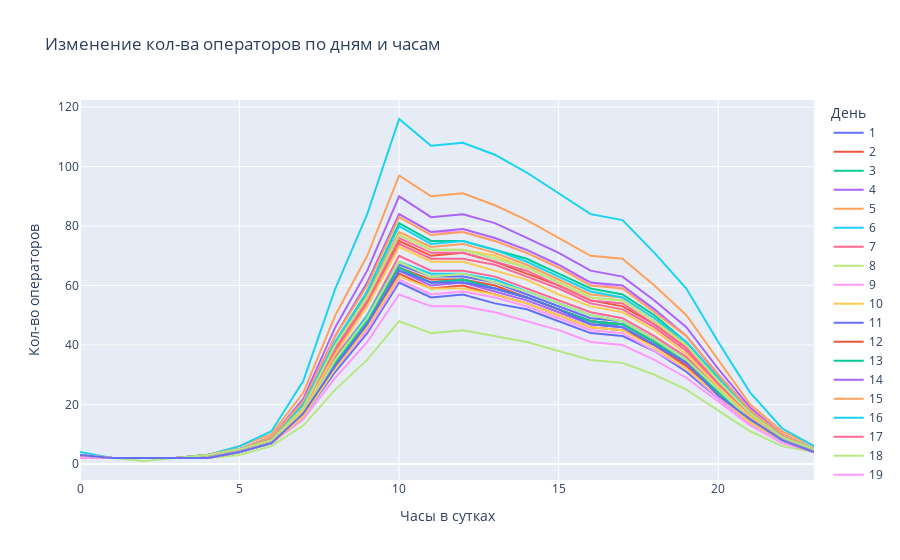

Notebook code cell kept with this figure:
### Code cell
# Визуализируем датафрейм (визуализация интерактивная)
df_oprtrs.plot(title = "Изменение кол-ва операторов по дням и часам",labels={"variable": "День", "value": "Кол-во операторов"
                                                                            , "index": "Часы в сутках"} )

### Figure 1 — Plotly figure (JSON) as saved in the notebook; plotly's stock layout.template omitted (floating-point values rounded to 4 significant figures)
{"data": [{"hovertemplate": "День=1<br>Часы в сутках=%{x}<br>Кол-во операторов=%{y}<extra></extra>", "legendgroup": "1", "line": {"color": "#636efa", "dash": "solid"}, "mode": "lines", "name": "1", "orientation": "v", "showlegend": true, "type": "scatter", "x": [0, 1, 2, 3, 4, 5, 6, 7, 8, 9, 10, 11, 12, 13, 14, 15, 16, 17, 18, 19, 20, 21, 22, 23], "xaxis": "x", "y": [3, 2, 2, 2, 2, 4, 7, 17, 35, 49, 67, 63, 63, 61, 57, 53, 49, 48, 42, 35, 24, 15, 8, 4], "yaxis": "y"}, {"hovertemplate": "День=2<br>Часы в сутках=%{x}<br>Кол-во операторов=%{y}<extra></extra>", "legendgroup": "2", "line": {"color": "#EF553B", "dash": "solid"}, "mode": "lines", "name": "2", "orientation": "v", "showlegend": true, "type": "scatter", "x": [0, 1, 2, 3, 4, 5, 6, 7, 8, 9, 10, 11, 12, 13, 14, 15, 16, 17, 18, 19, 20, 21, 22, 23], "xaxis": "x", "y": [3, 2, 2, 2, 3, 5, 8, 19, 39, 55, 75, 70, 71, 68, 64, 60, 55, 53, 47, 39, 27, 16, 9, 5], "yaxis": "y"}, {"hovertemplate": "День=3<br>Часы в сутках=%{x}<br>Кол-во операторов=%{y}<extra></extra>", "legendgroup": "3", "line": {"color": "#00cc96", "dash": "solid"}, "mode": "lines", "name": "3", "orientation": "v", "showlegend": true, "type": "scatter", "x": [0, 1, 2, 3, 4, 5, 6, 7, 8, 9, 10, 11, 12, 13, 14, 15, 16, 17, 18, 19, 20, 21, 22, 23], "xaxis": "x", "y": [3, 2, 2, 2, 2, 4, 7, 17, 34, 47, 65, 61, 61, 59, 56, 52, 48, 46, 40, 34, 24, 15, 8, 4], "yaxis": "y"}, {"hovertemplate": "День=4<br>Часы в сутках=%{x}<br>Кол-во операторов=%{y}<extra></extra>", "legendgroup": "4", "line": {"color": "#ab63fa", "dash": "solid"}, "mode": "lines", "name": "4", "orientation": "v", "showlegend": true, "type": "scatter", "x": [0, 1, 2, 3, 4, 5, 6, 7, 8, 9, 10, 11, 12, 13, 14, 15, 16, 17, 18, 19, 20, 21, 22, 23], "xaxis": "x", "y": [3, 2, 2, 2, 3, 5, 9, 22, 46, 65, 90, 83, 84, 81, 76, 71, 65, 63, 55, 46, 32, 19, 10, 5], "yaxis": "y"}, {"hovertemplate": "День=5<br>Часы в сутках=%{x}<br>Кол-во операторов=%{y}<extra></extra>", "legendgroup": "5", "line": {"color": "#FFA15A", "dash": "solid"}, "mode": "lines", "name": "5", "orientation": "v", "showlegend": true, "type": "scatter", "x": [0, 1, 2, 3, 4, 5, 6, 7, 8, 9, 10, 11, 12, 13, 14, 15, 16, 17, 18, 19, 20, 21, 22, 23], "xaxis": "x", "y": [3, 2, 2, 2, 3, 6, 10, 24, 50, 70, 97, 90, 91, 87, 82, 76, 70, 69, 60, 50, 35, 20, 11, 6], "yaxis": "y"}, {"hovertemplate": "День=6<br>Часы в сутках=%{x}<br>Кол-во операторов=%{y}<extra></extra>", "legendgroup": "6", "line": {"color": "#19d3f3", "dash": "solid"}, "mode": "lines", "name": "6", "orientation": "v", "showlegend": true, "type": "scatter", "x": [0, 1, 2, 3, 4, 5, 6, 7, 8, 9, 10, 11, 12, 13, 14, 15, 16, 17, 18, 19, 20, 21, 22, 23], "xaxis": "x", "y": [4, 2, 2, 2, 3, 6, 11, 28, 59, 84, 116, 107, 108, 104, 98, 91, 84, 82, 71, 59, 41, 24, 12, 6], "yaxis": "y"}, {"hovertemplate": "День=7<br>Часы в сутках=%{x}<br>Кол-во операторов=%{y}<extra></extra>", "legendgroup": "7", "line": {"color": "#FF6692", "dash": "solid"}, "mode": "lines", "name": "7", "orientation": "v", "showlegend": true, "type": "scatter", "x": [0, 1, 2, 3, 4, 5, 6, 7, 8, 9, 10, 11, 12, 13, 14, 15, 16, 17, 18, 19, 20, 21, 22, 23], "xaxis": "x", "y": [3, 2, 2, 2, 2, 4, 8, 18, 36, 50, 70, 65, 65, 63, 59, 55, 51, 49, 43, 36, 25, 15, 8, 5], "yaxis": "y"}, {"hovertemplate": "День=8<br>Часы в сутках=%{x}<br>Кол-во операторов=%{y}<extra></extra>", "legendgroup": "8", "line": {"color": "#B6E880", "dash": "solid"}, "mode": "lines", "name": "8", "orientation": "v", "showlegend": true, "type": "scatter", "x": [0, 1, 2, 3, 4, 5, 6, 7, 8, 9, 10, 11, 12, 13, 14, 15, 16, 17, 18, 19, 20, 21, 22, 23], "xaxis": "x", "y": [2, 2, 1, 2, 2, 3, 6, 13, 25, 35, 48, 44, 45, 43, 41, 38, 35, 34, 30, 25, 18, 11, 6, 4], "yaxis": "y"}, {"hovertemplate": "День=9<br>Часы в сутках=%{x}<br>Кол-во операторов=%{y}<extra></extra>", "legendgroup": "9", "line": {"color": "#FF97FF", "dash": "solid"}, "mode": "lines", "name": "9", "orientation": "v", "showlegend": true, "type": "scatter", "x": [0, 1, 2, 3, 4, 5, 6, 7, 8, 9, 10, 11, 12, 13, 14, 15, 16, 17, 18, 19, 20, 21, 22, 23], "xaxis": "x", "y": [2, 2, 2, 2, 2, 4, 7, 15, 29, 41, 57, 53, 53, 51, 48, 45, 41, 40, 35, 29, 21, 13, 7, 4], "yaxis": "y"}, {"hovertemplate": "День=10<br>Часы в сутках=%{x}<br>Кол-во операторов=%{y}<extra></extra>", "legendgroup": "10", "line": {"color": "#FECB52", "dash": "solid"}, "mode": "lines", "name": "10", "orientation": "v", "showlegend": true, "type": "scatter", "x": [0, 1, 2, 3, 4, 5, 6, 7, 8, 9, 10, 11, 12, 13, 14, 15, 16, 17, 18, 19, 20, 21, 22, 23], "xaxis": "x", "y": [3, 2, 2, 2, 3, 5, 8, 19, 40, 56, 77, 72, 72, 70, 66, 61, 56, 55, 48, 40, 28, 17, 9, 5], "yaxis": "y"}, {"hovertemplate": "День=11<br>Часы в сутках=%{x}<br>Кол-во операторов=%{y}<extra></extra>", "legendgroup": "11", "line": {"color": "#636efa", "dash": "solid"}, "mode": "lines", "name": "11", "orientation": "v", "showlegend": true, "type": "scatter", "x": [0, 1, 2, 3, 4, 5, 6, 7, 8, 9, 10, 11, 12, 13, 14, 15, 16, 17, 18, 19, 20, 21, 22, 23], "xaxis": "x", "y": [3, 2, 2, 2, 2, 4, 7, 17, 34, 48, 66, 61, 62, 59, 56, 52, 48, 47, 41, 34, 24, 15, 8, 4], "yaxis": "y"}, {"hovertemplate": "День=12<br>Часы в сутках=%{x}<br>Кол-во операторов=%{y}<extra></extra>", "legendgroup": "12", "line": {"color": "#EF553B", "dash": "solid"}, "mode": "lines", "name": "12", "orientation": "v", "showlegend": true, "type": "scatter", "x": [0, 1, 2, 3, 4, 5, 6, 7, 8, 9, 10, 11, 12, 13, 14, 15, 16, 17, 18, 19, 20, 21, 22, 23], "xaxis": "x", "y": [3, 2, 2, 2, 2, 4, 7, 17, 34, 48, 66, 62, 62, 60, 56, 52, 48, 47, 41, 34, 24, 15, 8, 4], "yaxis": "y"}, {"hovertemplate": "День=13<br>Часы в сутках=%{x}<br>Кол-во операторов=%{y}<extra></extra>", "legendgroup": "13", "line": {"color": "#00cc96", "dash": "solid"}, "mode": "lines", "name": "13", "orientation": "v", "showlegend": true, "type": "scatter", "x": [0, 1, 2, 3, 4, 5, 6, 7, 8, 9, 10, 11, 12, 13, 14, 15, 16, 17, 18, 19, 20, 21, 22, 23], "xaxis": "x", "y": [3, 2, 2, 2, 2, 4, 7, 17, 34, 48, 66, 61, 62, 59, 56, 52, 48, 47, 41, 34, 24, 15, 8, 4], "yaxis": "y"}, {"hovertemplate": "День=14<br>Часы в сутках=%{x}<br>Кол-во операторов=%{y}<extra></extra>", "legendgroup": "14", "line": {"color": "#ab63fa", "dash": "solid"}, "mode": "lines", "name": "14", "orientation": "v", "showlegend": true, "type": "scatter", "x": [0, 1, 2, 3, 4, 5, 6, 7, 8, 9, 10, 11, 12, 13, 14, 15, 16, 17, 18, 19, 20, 21, 22, 23], "xaxis": "x", "y": [3, 2, 2, 2, 2, 4, 7, 17, 33, 47, 65, 60, 61, 58, 55, 51, 47, 46, 40, 33, 23, 14, 8, 4], "yaxis": "y"}, {"hovertemplate": "День=15<br>Часы в сутках=%{x}<br>Кол-во операторов=%{y}<extra></extra>", "legendgroup": "15", "line": {"color": "#FFA15A", "dash": "solid"}, "mode": "lines", "name": "15", "orientation": "v", "showlegend": true, "type": "scatter", "x": [0, 1, 2, 3, 4, 5, 6, 7, 8, 9, 10, 11, 12, 13, 14, 15, 16, 17, 18, 19, 20, 21, 22, 23], "xaxis": "x", "y": [3, 2, 2, 2, 3, 5, 8, 19, 40, 57, 78, 73, 74, 71, 67, 62, 57, 56, 49, 40, 28, 17, 9, 5], "yaxis": "y"}, {"hovertemplate": "День=16<br>Часы в сутках=%{x}<br>Кол-во операторов=%{y}<extra></extra>", "legendgroup": "16", "line": {"color": "#19d3f3", "dash": "solid"}, "mode": "lines", "name": "16", "orientation": "v", "showlegend": true, "type": "scatter", "x": [0, 1, 2, 3, 4, 5, 6, 7, 8, 9, 10, 11, 12, 13, 14, 15, 16, 17, 18, 19, 20, 21, 22, 23], "xaxis": "x", "y": [3, 2, 2, 2, 2, 4, 8, 17, 35, 50, 68, 64, 64, 62, 58, 54, 50, 48, 42, 35, 25, 15, 8, 5], "yaxis": "y"}, {"hovertemplate": "День=17<br>Часы в сутках=%{x}<br>Кол-во операторов=%{y}<extra></extra>", "legendgroup": "17", "line": {"color": "#FF6692", "dash": "solid"}, "mode": "lines", "name": "17", "orientation": "v", "showlegend": true, "type": "scatter", "x": [0, 1, 2, 3, 4, 5, 6, 7, 8, 9, 10, 11, 12, 13, 14, 15, 16, 17, 18, 19, 20, 21, 22, 23], "xaxis": "x", "y": [3, 2, 2, 2, 3, 5, 8, 19, 38, 54, 74, 69, 69, 67, 63, 59, 54, 52, 46, 38, 27, 16, 9, 5], "yaxis": "y"}, {"hovertemplate": "День=18<br>Часы в сутках=%{x}<br>Кол-во операторов=%{y}<extra></extra>", "legendgroup": "18", "line": {"color": "#B6E880", "dash": "solid"}, "mode": "lines", "name": "18", "orientation": "v", "showlegend": true, "type": "scatter", "x": [0, 1, 2, 3, 4, 5, 6, 7, 8, 9, 10, 11, 12, 13, 14, 15, 16, 17, 18, 19, 20, 21, 22, 23], "xaxis": "x", "y": [3, 2, 2, 2, 2, 4, 8, 17, 35, 49, 68, 63, 64, 61, 58, 54, 50, 48, 42, 35, 25, 15, 8, 5], "yaxis": "y"}, {"hovertemplate": "День=19<br>Часы в сутках=%{x}<br>Кол-во операторов=%{y}<extra></extra>", "legendgroup": "19", "line": {"color": "#FF97FF", "dash": "solid"}, "mode": "lines", "name": "19", "orientation": "v", "showlegend": true, "type": "scatter", "x": [0, 1, 2, 3, 4, 5, 6, 7, 8, 9, 10, 11, 12, 13, 14, 15, 16, 17, 18, 19, 20, 21, 22, 23], "xaxis": "x", "y": [3, 2, 2, 2, 3, 5, 9, 21, 43, 61, 84, 78, 78, 75, 71, 66, 61, 59, 52, 43, 30, 18, 10, 5], "yaxis": "y"}, {"hovertemplate": "День=20<br>Часы в сутках=%{x}<br>Кол-во операторов=%{y}<extra></extra>", "legendgroup": "20", "line": {"color": "#FECB52", "dash": "solid"}, "mode": "lines", "name": "20", "orientation": "v", "showlegend": true, "type": "scatter", "x": [0, 1, 2, 3, 4, 5, 6, 7, 8, 9, 10, 11, 12, 13, 14, 15, 16, 17, 18, 19, 20, 21, 22, 23], "xaxis": "x", "y": [3, 2, 2, 2, 3, 5, 8, 18, 37, 53, 73, 68, 68, 65, 62, 57, 53, 51, 45, 37, 26, 16, 9, 5], "yaxis": "y"}, {"hovertemplate": "День=21<br>Часы в сутках=%{x}<br>Кол-во операторов=%{y}<extra></extra>", "legendgroup": "21", "line": {"color": "#636efa", "dash": "solid"}, "mode": "lines", "name": "21", "orientation": "v", "showlegend": true, "type": "scatter", "x": [0, 1, 2, 3, 4, 5, 6, 7, 8, 9, 10, 11, 12, 13, 14, 15, 16, 17, 18, 19, 20, 21, 22, 23], "xaxis": "x", "y": [3, 2, 2, 2, 2, 4, 7, 16, 31, 44, 61, 56, 57, 54, 52, 48, 44, 43, 38, 31, 22, 14, 8, 4], "yaxis": "y"}, {"hovertemplate": "День=22<br>Часы в сутках=%{x}<br>Кол-во операторов=%{y}<extra></extra>", "legendgroup": "22", "line": {"color": "#EF553B", "dash": "solid"}, "mode": "lines", "name": "22", "orientation": "v", "showlegend": true, "type": "scatter", "x": [0, 1, 2, 3, 4, 5, 6, 7, 8, 9, 10, 11, 12, 13, 14, 15, 16, 17, 18, 19, 20, 21, 22, 23], "xaxis": "x", "y": [3, 2, 2, 2, 2, 4, 7, 16, 33, 46, 64, 59, 60, 57, 54, 50, 46, 45, 40, 33, 23, 14, 8, 4], "yaxis": "y"}, {"hovertemplate": "День=23<br>Часы в сутках=%{x}<br>Кол-во операторов=%{y}<extra></extra>", "legendgroup": "23", "line": {"color": "#00cc96", "dash": "solid"}, "mode": "lines", "name": "23", "orientation": "v", "showlegend": true, "type": "scatter", "x": [0, 1, 2, 3, 4, 5, 6, 7, 8, 9, 10, 11, 12, 13, 14, 15, 16, 17, 18, 19, 20, 21, 22, 23], "xaxis": "x", "y": [3, 2, 2, 2, 3, 5, 9, 20, 41, 58, 81, 75, 75, 72, 69, 64, 59, 57, 50, 41, 29, 17, 9, 5], "yaxis": "y"}, {"hovertemplate": "День=24<br>Часы в сутках=%{x}<br>Кол-во операторов=%{y}<extra></extra>", "legendgroup": "24", "line": {"color": "#ab63fa", "dash": "solid"}, "mode": "lines", "name": "24", "orientation": "v", "showlegend": true, "type": "scatter", "x": [0, 1, 2, 3, 4, 5, 6, 7, 8, 9, 10, 11, 12, 13, 14, 15, 16, 17, 18, 19, 20, 21, 22, 23], "xaxis": "x", "y": [3, 2, 2, 2, 3, 5, 9, 21, 43, 61, 84, 78, 79, 76, 72, 67, 61, 60, 52, 43, 30, 18, 10, 5], "yaxis": "y"}, {"hovertemplate": "День=25<br>Часы в сутках=%{x}<br>Кол-во операторов=%{y}<extra></extra>", "legendgroup": "25", "line": {"color": "#FFA15A", "dash": "solid"}, "mode": "lines", "name": "25", "orientation": "v", "showlegend": true, "type": "scatter", "x": [0, 1, 2, 3, 4, 5, 6, 7, 8, 9, 10, 11, 12, 13, 14, 15, 16, 17, 18, 19, 20, 21, 22, 23], "xaxis": "x", "y": [3, 2, 2, 2, 3, 5, 9, 21, 43, 60, 83, 77, 78, 75, 71, 66, 60, 59, 51, 43, 30, 18, 10, 5], "yaxis": "y"}, {"hovertemplate": "День=26<br>Часы в сутках=%{x}<br>Кол-во операторов=%{y}<extra></extra>", "legendgroup": "26", "line": {"color": "#19d3f3", "dash": "solid"}, "mode": "lines", "name": "26", "orientation": "v", "showlegend": true, "type": "scatter", "x": [0, 1, 2, 3, 4, 5, 6, 7, 8, 9, 10, 11, 12, 13, 14, 15, 16, 17, 18, 19, 20, 21, 22, 23], "xaxis": "x", "y": [3, 2, 2, 2, 3, 5, 8, 20, 41, 58, 80, 74, 75, 72, 68, 63, 58, 56, 49, 41, 29, 17, 9, 5], "yaxis": "y"}, {"hovertemplate": "День=27<br>Часы в сутках=%{x}<br>Кол-во операторов=%{y}<extra></extra>", "legendgroup": "27", "line": {"color": "#FF6692", "dash": "solid"}, "mode": "lines", "name": "27", "orientation": "v", "showlegend": true, "type": "scatter", "x": [0, 1, 2, 3, 4, 5, 6, 7, 8, 9, 10, 11, 12, 13, 14, 15, 16, 17, 18, 19, 20, 21, 22, 23], "xaxis": "x", "y": [3, 2, 2, 2, 3, 5, 8, 19, 39, 55, 76, 71, 71, 68, 65, 60, 55, 54, 47, 39, 27, 17, 9, 5], "yaxis": "y"}, {"hovertemplate": "День=28<br>Часы в сутках=%{x}<br>Кол-во операторов=%{y}<extra></extra>", "legendgroup": "28", "line": {"color": "#B6E880", "dash": "solid"}, "mode": "lines", "name": "28", "orientation": "v", "showlegend": true, "type": "scatter", "x": [0, 1, 2, 3, 4, 5, 6, 7, 8, 9, 10, 11, 12, 13, 14, 15, 16, 17, 18, 19, 20, 21, 22, 23], "xaxis": "x", "y": [3, 2, 2, 2, 3, 5, 8, 19, 40, 56, 77, 72, 72, 69, 66, 61, 56, 55, 48, 40, 28, 17, 9, 5], "yaxis": "y"}, {"hovertemplate": "День=29<br>Часы в сутках=%{x}<br>Кол-во операторов=%{y}<extra></extra>", "legendgroup": "29", "line": {"color": "#FF97FF", "dash": "solid"}, "mode": "lines", "name": "29", "orientation": "v", "showlegend": true, "type": "scatter", "x": [0, 1, 2, 3, 4, 5, 6, 7, 8, 9, 10, 11, 12, 13, 14, 15, 16, 17, 18, 19, 20, 21, 22, 23], "xaxis": "x", "y": [3, 2, 2, 2, 2, 4, 7, 16, 32, 45, 62, 57, 58, 56, 53, 49, 45, 44, 38, 32, 22, 14, 8, 4], "yaxis": "y"}, {"hovertemplate": "День=30<br>Часы в сутках=%{x}<br>Кол-во операторов=%{y}<extra></extra>", "legendgroup": "30", "line": {"color": "#FECB52", "dash": "solid"}, "mode": "lines", "name": "30", "orientation": "v", "showlegend": true, "type": "scatter", "x": [0, 1, 2, 3, 4, 5, 6, 7, 8, 9, 10, 11, 12, 13, 14, 15, 16, 17, 18, 19, 20, 21, 22, 23], "xaxis": "x", "y": [3, 2, 2, 2, 2, 4, 7, 16, 32, 46, 63, 59, 59, 57, 54, 50, 46, 45, 39, 32, 23, 14, 8, 4], "yaxis": "y"}, {"hovertemplate": "День=31<br>Часы в сутках=%{x}<br>Кол-во операторов=%{y}<extra></extra>", "legendgroup": "31", "line": {"color": "#636efa", "dash": "solid"}, "mode": "lines", "name": "31", "orientation": "v", "showlegend": true, "type": "scatter", "x": [0, 1, 2, 3, 4, 5, 6, 7, 8, 9, 10, 11, 12, 13, 14, 15, 16, 17, 18, 19, 20, 21, 22, 23], "xaxis": "x", "y": [3, 2, 2, 2, 2, 4, 7, 17, 33, 47, 65, 61, 61, 59, 56, 52, 47, 46, 40, 34, 23, 15, 8, 4], "yaxis": "y"}], "layout": {"legend": {"title": {"text": "День"}, "tracegroupgap": 0}, "title": {"text": "Изменение кол-ва операторов по дням и часам"}, "xaxis": {"anchor": "y", "domain": [0, 1], "title": {"text": "Часы в сутках"}}, "yaxis": {"anchor": "x", "domain": [0, 1], "title": {"text": "Кол-во операторов"}}}}
